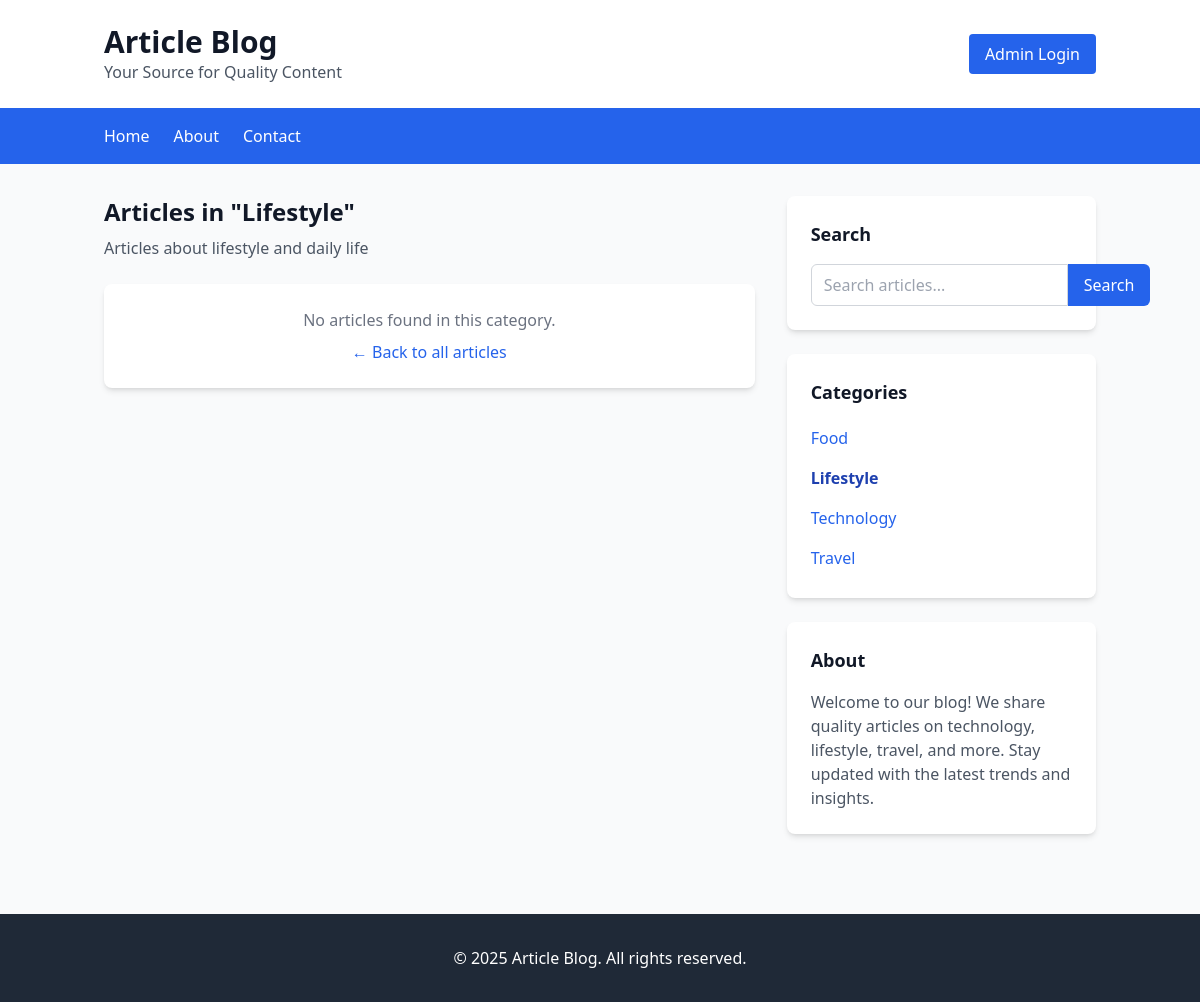
/category.php?id=2, run on the app's committed database.
### tables this page shows
CREATE TABLE `categories` (
  `id` INTEGER PRIMARY KEY AUTO_INCREMENT,
  `name` VARCHAR(100) UNIQUE NOT NULL,
  `description` TEXT,
  `created_at` TIMESTAMP DEFAULT CURRENT_TIMESTAMP
);

### category.php (the view, shortened to what this page needs)
<?php
$categoryId = $_GET['id'] ?? '';
$db = new Database();
$pdo = $db->getConnection();
$stmt = $pdo->prepare("SELECT * FROM categories WHERE id = ?");
$stmt->execute([$categoryId]);
$category = $stmt->fetch(PDO::FETCH_ASSOC);
$stmt = $pdo->prepare("
    SELECT a.*, c.name as category_name, u.name as author_name
    FROM articles a
    LEFT JOIN categories c ON a.category_id = c.id
    LEFT JOIN users u ON a.author_id = u.id
    WHERE a.category_id = ? AND a.published = 1
    ORDER BY a.created_at DESC
");
$stmt->execute([$categoryId]);
$articles = $stmt->fetchAll(PDO::FETCH_ASSOC);
$stmt = $pdo->prepare("SELECT * FROM categories ORDER BY name");
$stmt->execute();
$categories = $stmt->fetchAll(PDO::FETCH_ASSOC);
?>
<!DOCTYPE html>
<html lang="en">
<head>
    <script src="https://cdn.tailwindcss.com"></script>
</head>
<body class="bg-gray-50">
    <header class="bg-white shadow-md">
        <div class="container mx-auto px-4 py-6">
            <div class="flex justify-between items-center">
                <div>
                    <h1 class="text-3xl font-bold text-gray-900">Article Blog</h1>
                    <p class="text-gray-600">Your Source for Quality Content</p>
                </div>
                <a href="login.php" class="bg-blue-600 text-white px-4 py-2 rounded hover:bg-blue-700">
                    Admin Login
                </a>
            </div>
        </div>
    </header>
    <nav class="bg-blue-600 text-white">
        <div class="container mx-auto px-4">
            <ul class="flex space-x-6 py-4">
                <li><a href="index.php" class="hover:text-blue-200 font-medium">Home</a></li>
                <li><a href="#" class="hover:text-blue-200">About</a></li>
                <li><a href="#" class="hover:text-blue-200">Contact</a></li>
            </ul>
        </div>
    </nav>
    <div class="container mx-auto px-4 py-8">
        <div class="grid grid-cols-1 lg:grid-cols-3 gap-8">
            <div class="lg:col-span-2">
                <div class="mb-6">
                    <h2 class="text-2xl font-bold text-gray-900 mb-2">
                        Articles in "<?php echo htmlspecialchars($category['name']); ?>"
                    </h2>
                    <?php if ($category['description']): ?>
                        <p class="text-gray-600"><?php echo htmlspecialchars($category['description']); ?></p>
                    <?php endif; ?>
                </div>
                <?php if (empty($articles)): ?>
                    <div class="bg-white rounded-lg shadow-md p-6 text-center">
                        <p class="text-gray-500">No articles found in this category.</p>
                        <a href="index.php" class="text-blue-600 hover:text-blue-800 mt-2 inline-block">
                            ← Back to all articles
                        </a>
                    </div>
                <?php endif; ?>
            </div>
            <div class="space-y-6">
                <div class="bg-white rounded-lg shadow-md p-6">
                    <h3 class="text-lg font-semibold text-gray-900 mb-4">Search</h3>
                    <form method="GET" action="index.php">
                        <div class="flex">
                            <input type="text" name="search" placeholder="Search articles..."
                                class="flex-1 px-3 py-2 border border-gray-300 rounded-l-md focus:outline-none focus:ring-blue-500 focus:border-blue-500">
                            <button type="submit"
                                class="bg-blue-600 text-white px-4 py-2 rounded-r-md hover:bg-blue-700">
                                Search
                            </button>
                        </div>
                    </form>
                </div>
                <div class="bg-white rounded-lg shadow-md p-6">
                    <h3 class="text-lg font-semibold text-gray-900 mb-4">Categories</h3>
                    <ul class="space-y-2">
                        <?php foreach ($categories as $cat): ?>
                            <li>
                                <a href="category.php?id=<?php echo $cat['id']; ?>"
                                    class="<?php echo $cat['id'] == $categoryId ? 'font-semibold text-blue-800' : 'text-blue-600 hover:text-blue-800'; ?> block py-1">
                                    <?php echo htmlspecialchars($cat['name']); ?>
                                </a>
                            </li>
                        <?php endforeach; ?>
                    </ul>
                </div>
                <div class="bg-white rounded-lg shadow-md p-6">
                    <h3 class="text-lg font-semibold text-gray-900 mb-4">About</h3>
                    <p class="text-gray-600">
                        Welcome to our blog! We share quality articles on technology, lifestyle, travel, and more.
                        Stay updated with the latest trends and insights.
                    </p>
                </div>
            </div>
        </div>
    </div>
    <footer class="bg-gray-800 text-white py-8 mt-12">
        <div class="container mx-auto px-4 text-center">
            <p>&copy; 2025 Article Blog. All rights reserved.</p>
        </div>
    </footer>
</body>
</html>

### data on the page
categories: name "Lifestyle", description "Articles about lifestyle and daily life"
categories: name "Food"
categories: name "Technology"
categories: name "Travel"
